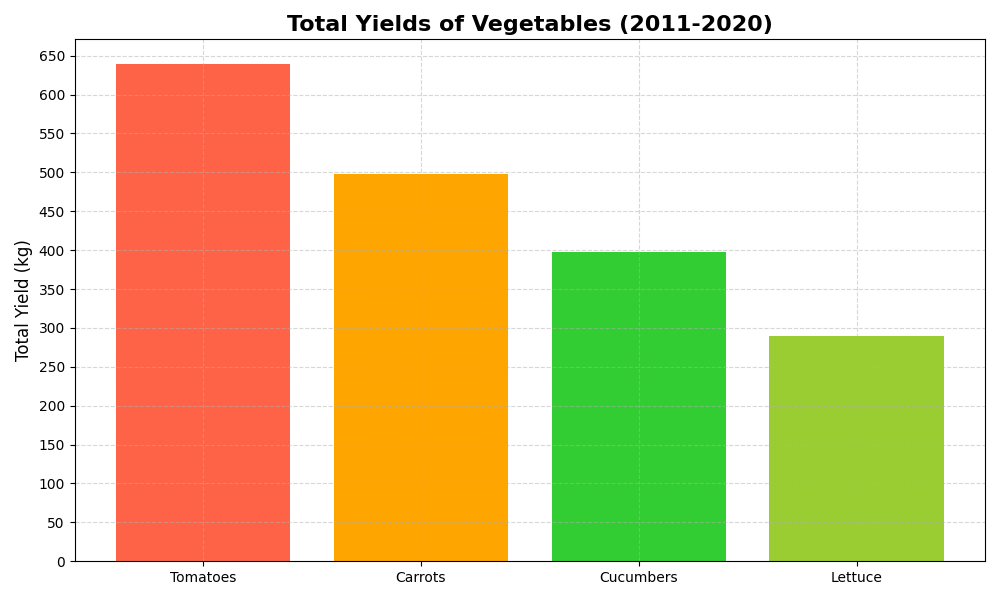

Python code for this plot:
import matplotlib.pyplot as plt
import numpy as np

# Yields of different vegetables in kilograms
tomatoes = np.array([60, 55, 58, 65, 62, 64, 50, 70, 75, 80])
carrots = np.array([49, 42, 50, 47, 40, 52, 45, 55, 58, 60])
cucumbers = np.array([37, 32, 35, 30, 38, 40, 42, 45, 48, 50])
lettuce = np.array([20, 28, 24, 26, 32, 30, 22, 34, 36, 38])

total_yields = {
    'Tomatoes': np.sum(tomatoes),
    'Carrots': np.sum(carrots),
    'Cucumbers': np.sum(cucumbers),
    'Lettuce': np.sum(lettuce)
}

sorted_vegetables = sorted(total_yields.items(), key=lambda item: item[1], reverse=True)

vegetable_names, sorted_totals = zip(*sorted_vegetables)

fig, ax = plt.subplots(figsize=(10, 6))

# New set of colors applied to the bars
ax.bar(vegetable_names, sorted_totals, color=['#FF6347', '#FFA500', '#32CD32', '#9ACD32'])

ax.set_title('Total Yields of Vegetables (2011-2020)', fontsize=16, fontweight='bold')
ax.set_ylabel('Total Yield (kg)', fontsize=12)
ax.set_xticks(range(len(vegetable_names)))
ax.set_yticks(np.arange(0, 700, 50))
ax.grid(True, linestyle='--', alpha=0.5)

plt.tight_layout()

plt.show()
